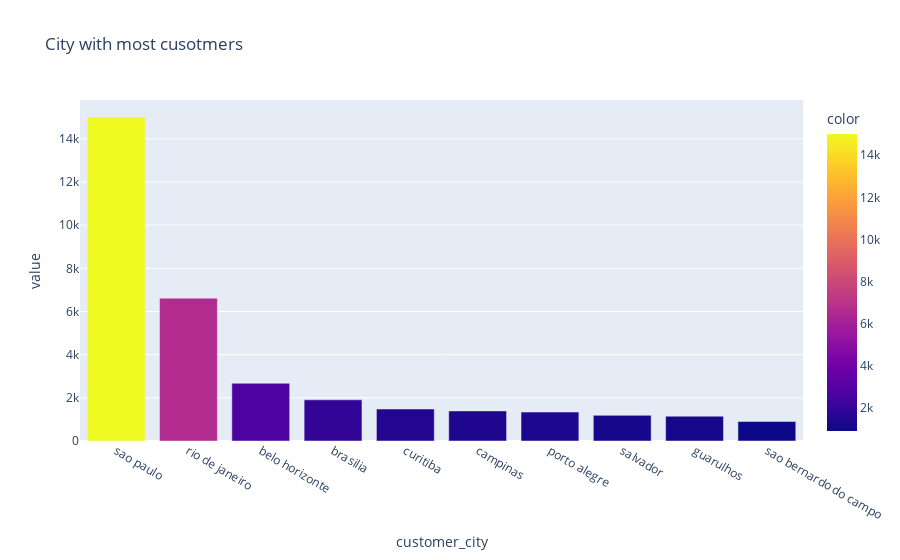

The cell this chart's notebook holds for it:
### Markdown cell above
We can say that "bed_bath_table" was the most sold item during this period with value 9217. Second most bought item was "health_beauty" with count 8705.

### Code cell
x1=df.groupby('customer_city')['customer_id'].nunique().sort_values(ascending=False).nlargest(10)
fig = px.bar(x1, color=x1,title="City with most cusotmers")
fig.show()

### Figure 1 — Plotly figure (JSON) as saved in the notebook; plotly's stock layout.template omitted (floating-point values rounded to 4 significant figures)
{"data": [{"alignmentgroup": "True", "hovertemplate": "customer_city=%{x}<br>value=%{y}<br>color=%{marker.color}<extra></extra>", "legendgroup": "", "marker": {"color": [15010, 6619, 2675, 1908, 1482, 1394, 1340, 1189, 1149, 904], "coloraxis": "coloraxis", "pattern": {"shape": ""}}, "name": "", "offsetgroup": "", "orientation": "v", "showlegend": false, "textposition": "auto", "type": "bar", "x": ["sao paulo", "rio de janeiro", "belo horizonte", "brasilia", "curitiba", "campinas", "porto alegre", "salvador", "guarulhos", "sao bernardo do campo"], "xaxis": "x", "y": [15010, 6619, 2675, 1908, 1482, 1394, 1340, 1189, 1149, 904], "yaxis": "y"}], "layout": {"barmode": "relative", "coloraxis": {"colorbar": {"title": {"text": "color"}}, "colorscale": [[0, "#0d0887"], [0.1111, "#46039f"], [0.2222, "#7201a8"], [0.3333, "#9c179e"], [0.4444, "#bd3786"], [0.5556, "#d8576b"], [0.6667, "#ed7953"], [0.7778, "#fb9f3a"], [0.8889, "#fdca26"], [1, "#f0f921"]]}, "legend": {"tracegroupgap": 0}, "title": {"text": "City with most cusotmers"}, "xaxis": {"anchor": "y", "domain": [0, 1], "title": {"text": "customer_city"}}, "yaxis": {"anchor": "x", "domain": [0, 1], "title": {"text": "value"}}}}
